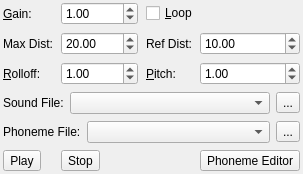
<ui version="4.0" >
 <class>SoundWidget</class>
 <widget class="QWidget" name="SoundWidget" >
  <property name="geometry" >
   <rect>
    <x>0</x>
    <y>0</y>
    <width>303</width>
    <height>174</height>
   </rect>
  </property>
  <property name="windowTitle" >
   <string>Form</string>
  </property>
  <layout class="QGridLayout" >
   <property name="margin" >
    <number>1</number>
   </property>
   <item row="0" column="0" >
    <widget class="QLabel" name="label_2" >
     <property name="text" >
      <string>&amp;Gain:</string>
     </property>
     <property name="buddy" >
      <cstring>m_gain</cstring>
     </property>
    </widget>
   </item>
   <item row="0" column="1" >
    <widget class="QDoubleSpinBox" name="m_gain" >
     <property name="toolTip" >
      <string>source gain
value should be positive</string>
     </property>
     <property name="whatsThis" >
      <string>source gain
value should be positive</string>
     </property>
     <property name="maximum" >
      <double>100.000000000000000</double>
     </property>
     <property name="value" >
      <double>1.000000000000000</double>
     </property>
    </widget>
   </item>
   <item row="0" column="2" colspan="2" >
    <widget class="QCheckBox" name="m_loop" >
     <property name="text" >
      <string>&amp;Loop</string>
     </property>
    </widget>
   </item>
   <item row="1" column="0" >
    <widget class="QLabel" name="label_3" >
     <property name="sizePolicy" >
      <sizepolicy vsizetype="Preferred" hsizetype="Fixed" >
       <horstretch>0</horstretch>
       <verstretch>0</verstretch>
      </sizepolicy>
     </property>
     <property name="text" >
      <string>Max Dist:</string>
     </property>
    </widget>
   </item>
   <item row="1" column="1" >
    <widget class="QDoubleSpinBox" name="m_maxDist" >
     <property name="toolTip" >
      <string>used with the Inverse Clamped Distance Model
to set the distance where there will no longer be
any attenuation of the source</string>
     </property>
     <property name="whatsThis" >
      <string>used with the Inverse Clamped Distance Model
to set the distance where there will no longer be
any attenuation of the source</string>
     </property>
     <property name="minimum" >
      <double>0.200000000000000</double>
     </property>
     <property name="maximum" >
      <double>10000.000000000000000</double>
     </property>
     <property name="value" >
      <double>20.000000000000000</double>
     </property>
    </widget>
   </item>
   <item row="1" column="2" >
    <widget class="QLabel" name="label_4" >
     <property name="sizePolicy" >
      <sizepolicy vsizetype="Preferred" hsizetype="Fixed" >
       <horstretch>0</horstretch>
       <verstretch>0</verstretch>
      </sizepolicy>
     </property>
     <property name="text" >
      <string>Ref Dist:</string>
     </property>
    </widget>
   </item>
   <item row="1" column="3" >
    <widget class="QDoubleSpinBox" name="m_refDist" >
     <property name="toolTip" >
      <string>the distance under which the volume for the
source would normally drop by half (before&#xd; being influenced by rolloff factor or
AL_MAX_DISTANCE)</string>
     </property>
     <property name="statusTip" >
      <string/>
     </property>
     <property name="whatsThis" >
      <string>the distance under which the volume for the
source would normally drop by half (before&#xd; being influenced by rolloff factor or
AL_MAX_DISTANCE)</string>
     </property>
     <property name="minimum" >
      <double>0.100000000000000</double>
     </property>
     <property name="maximum" >
      <double>9999.000000000000000</double>
     </property>
     <property name="value" >
      <double>10.000000000000000</double>
     </property>
    </widget>
   </item>
   <item row="2" column="0" >
    <widget class="QLabel" name="m_labelRolloff" >
     <property name="text" >
      <string>&amp;Rolloff:</string>
     </property>
     <property name="buddy" >
      <cstring>m_rolloff</cstring>
     </property>
    </widget>
   </item>
   <item row="2" column="1" >
    <widget class="QDoubleSpinBox" name="m_rolloff" >
     <property name="toolTip" >
      <string>the rolloff rate for the source
default is 1.0</string>
     </property>
     <property name="whatsThis" >
      <string>the rolloff rate for the source
default is 1.0</string>
     </property>
     <property name="minimum" >
      <double>0.000000000000000</double>
     </property>
     <property name="maximum" >
      <double>100.000000000000000</double>
     </property>
     <property name="value" >
      <double>1.000000000000000</double>
     </property>
    </widget>
   </item>
   <item row="2" column="2" >
    <widget class="QLabel" name="label_6" >
     <property name="text" >
      <string>&amp;Pitch:</string>
     </property>
     <property name="buddy" >
      <cstring>m_pitch</cstring>
     </property>
    </widget>
   </item>
   <item row="2" column="3" >
    <widget class="QDoubleSpinBox" name="m_pitch" >
     <property name="toolTip" >
      <string>pitch multiplier
always positive</string>
     </property>
     <property name="whatsThis" >
      <string>pitch multiplier
always positive</string>
     </property>
     <property name="maximum" >
      <double>1000.000000000000000</double>
     </property>
     <property name="value" >
      <double>1.000000000000000</double>
     </property>
    </widget>
   </item>
   <item row="3" column="0" colspan="4" >
    <layout class="QHBoxLayout" >
     <item>
      <widget class="QLabel" name="label" >
       <property name="sizePolicy" >
        <sizepolicy vsizetype="Preferred" hsizetype="Fixed" >
         <horstretch>0</horstretch>
         <verstretch>0</verstretch>
        </sizepolicy>
       </property>
       <property name="text" >
        <string>Sound File:</string>
       </property>
      </widget>
     </item>
     <item>
      <widget class="QComboBox" name="m_soundFile" >
       <property name="sizePolicy" >
        <sizepolicy vsizetype="Fixed" hsizetype="Expanding" >
         <horstretch>0</horstretch>
         <verstretch>0</verstretch>
        </sizepolicy>
       </property>
      </widget>
     </item>
     <item>
      <widget class="QToolButton" name="m_importSound" >
       <property name="toolTip" >
        <string>Import a new sound file into the sound directory of the current scene</string>
       </property>
       <property name="statusTip" >
        <string>Import a new sound file into the sound directory of the current scene</string>
       </property>
       <property name="text" >
        <string>...</string>
       </property>
      </widget>
     </item>
    </layout>
   </item>
   <item row="6" column="0" >
    <widget class="QToolButton" name="m_playButton" >
     <property name="text" >
      <string>Play</string>
     </property>
    </widget>
   </item>
   <item row="6" column="1" >
    <widget class="QToolButton" name="m_stopButton" >
     <property name="text" >
      <string>Stop</string>
     </property>
    </widget>
   </item>
   <item row="5" column="0" colspan="4" >
    <layout class="QHBoxLayout" name="_2" >
     <item>
      <widget class="QLabel" name="label_5" >
       <property name="sizePolicy" >
        <sizepolicy vsizetype="Preferred" hsizetype="Fixed" >
         <horstretch>0</horstretch>
         <verstretch>0</verstretch>
        </sizepolicy>
       </property>
       <property name="text" >
        <string>Phoneme File:</string>
       </property>
      </widget>
     </item>
     <item>
      <widget class="QComboBox" name="m_phonemeFile" >
       <property name="sizePolicy" >
        <sizepolicy vsizetype="Fixed" hsizetype="Expanding" >
         <horstretch>0</horstretch>
         <verstretch>0</verstretch>
        </sizepolicy>
       </property>
      </widget>
     </item>
     <item>
      <widget class="QToolButton" name="m_importPhoneme" >
       <property name="text" >
        <string>...</string>
       </property>
      </widget>
     </item>
    </layout>
   </item>
   <item row="6" column="3" >
    <widget class="QToolButton" name="m_phonemeEditorButton" >
     <property name="text" >
      <string>Phoneme Editor</string>
     </property>
    </widget>
   </item>
  </layout>
 </widget>
 <resources/>
 <connections/>
</ui>
